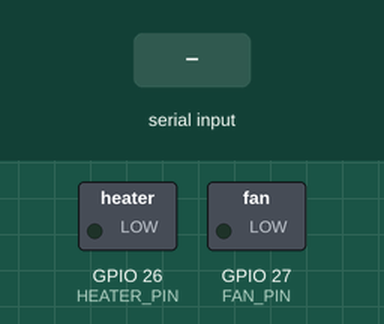
The sketch below on a simulated ESP32. Parts: switched loads named in the sketch (green lamp = pin HIGH). The inputs (shaded band) are chosen by the test bench.

Above: at 1.2 s.
1.3 s: "HEATER_ON\n" received over Serial
At 1.7 s:
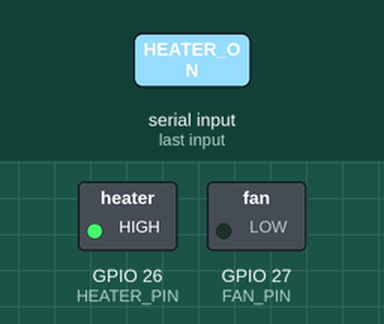
2.8 s: "FAN_ON\n" received over Serial
At 4.0 s:
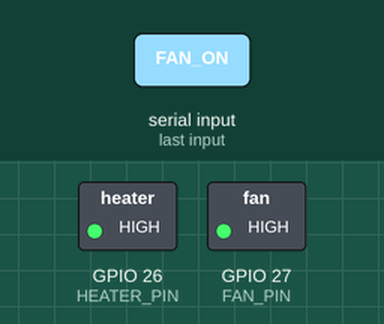
4.3 s: "HEATER_OFF\n" received over Serial
At 5.2 s:
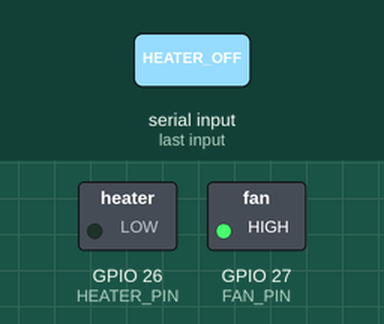
5.8 s: "FAN_OFF\n" received over Serial
At 6.3 s:
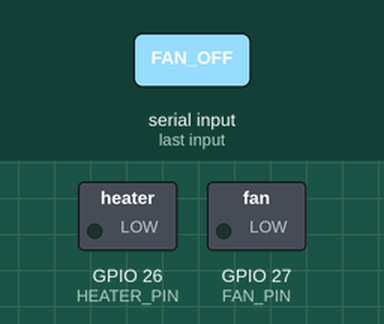
Timing chart, 0 to 8.3 s (numbered marks = the images above; inputs shaded):
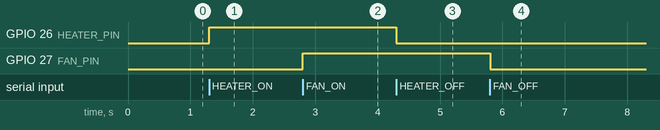

The sketch:

relay_controller.ino
```cpp
// File: arduino_firmware/relay_controller.ino

// 1. Khai báo chân cắm Relay
const int HEATER_PIN = 26; // Chân điều khiển Đèn sưởi
const int FAN_PIN = 27;    // Chân điều khiển Quạt hút

void setup() {
  // Mở cổng giao tiếp Serial với tốc độ 9600 (Trùng khớp với Python)
  Serial.begin(9600);

  pinMode(HEATER_PIN, OUTPUT);
  pinMode(FAN_PIN, OUTPUT);

  // Mặc định tắt các thiết bị khi mới khởi động
  digitalWrite(HEATER_PIN, LOW);
  digitalWrite(FAN_PIN, LOW);
}

void loop() {
  // Kiểm tra xem Python có gửi lệnh nào xuống không
  if (Serial.available() > 0) {
    // Đọc lệnh cho đến khi gặp dấu xuống dòng (\n)
    String command = Serial.readStringUntil('\n');
    command.trim(); // Xóa khoảng trắng thừa

    // Xử lý lệnh từ Python
    if (command == "HEATER_ON") {
      digitalWrite(HEATER_PIN, HIGH);
    }
    else if (command == "HEATER_OFF") {
      digitalWrite(HEATER_PIN, LOW);
    }
    else if (command == "FAN_ON") {
      digitalWrite(FAN_PIN, HIGH);
    }
    else if (command == "FAN_OFF") {
      digitalWrite(FAN_PIN, LOW);
    }
  }
}
```

Measured:
- after the input at 1.3 s, GPIO 26 (HEATER_PIN): LOW → HIGH at once
- after the input at 2.8 s, GPIO 27 (FAN_PIN): LOW → HIGH at once
- after the input at 4.3 s, GPIO 26 (HEATER_PIN): HIGH → LOW at once
- after the input at 5.8 s, GPIO 27 (FAN_PIN): HIGH → LOW at once
